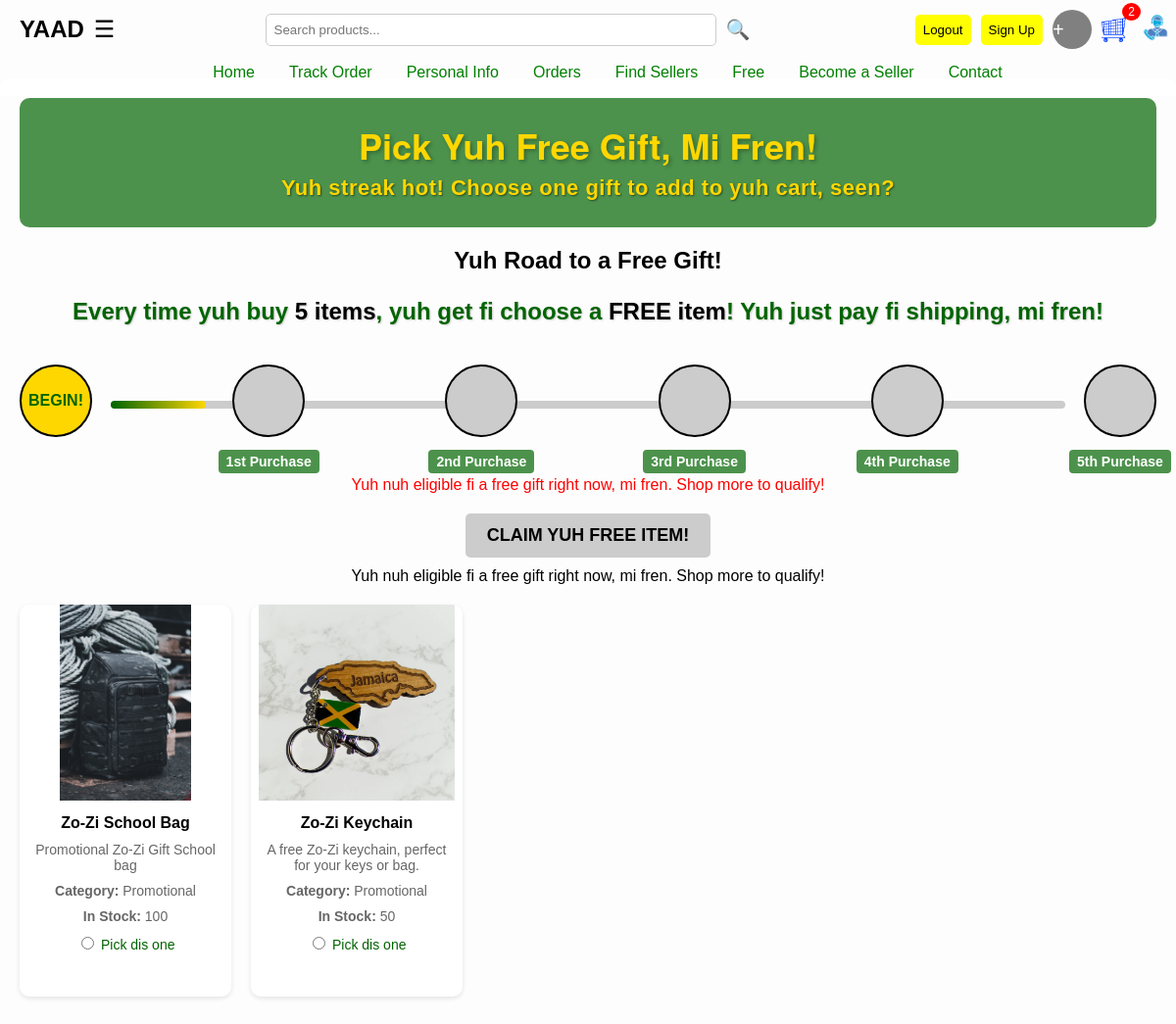
The page /free (signed in) on the database its author committed.
### tables this page shows
CREATE TABLE products (
            product_key TEXT PRIMARY KEY,
            name TEXT,
            price REAL,
            description TEXT,
            image_url TEXT,
            image_urls TEXT,
            shipping TEXT,
            brand TEXT,
            category TEXT,
            original_cost REAL,
            roi REAL,
            sizes TEXT,
            seller_email TEXT,
            sold INTEGER DEFAULT 0,
            clicks INTEGER DEFAULT 0,
            likes INTEGER DEFAULT 0,
            posted_date TEXT,
            amount INTEGER,
            FOREIGN KEY (seller_email) REFERENCES users(email)
        );

### app.py (the view)
@app.route('/free')
def free():
    if 'user' not in session:
        return redirect(url_for('login'))
    cart_data = get_cart_items()
    error = None
    with get_db() as conn:
        cursor = conn.cursor()
        cursor.execute('SELECT discount_applied, discount_used FROM users WHERE email = ?', (session['user']['email'],))
        user = cursor.fetchone()
        cursor.execute('SELECT * FROM products WHERE price = 0')
        gifts = [
            dict(row,
                 image_urls=json.loads(row['image_urls']),
                 sizes=json.loads(row['sizes'])
                 )
            for row in cursor.fetchall()
        ]
        if user['discount_used'] or not user['discount_applied']:
            error = "Yuh nuh eligible fi a free gift right now, mi fren. Shop more to qualify!"
        elif not gifts:
            error = "No free gifts deh yah right now, mi fren. Check back later, yuh hear!"
    return render_template(
        'free.html',
        gifts=gifts,
        error=error,
        cart_items=cart_data['items'],
        cart_total=cart_data['total'],
        discount=cart_data['discount'],
        user=session['user'],
        cart_item_count=cart_data['cart_item_count']
    )

### app.py (called while the page is built)
@app.context_processor
def inject_csrf_token():
    return dict(csrf_token=generate_csrf)

@app.context_processor
def inject_csrf_token():
    return dict(csrf_token=generate_csrf)

def get_db():
    conn = sqlite3.connect('zo-zi.db')
    conn.row_factory = sqlite3.Row
    return conn

@app.context_processor
def inject_messaging_links():
    messaging_links = {}
    if 'user' in session:
        if session['user'].get('is_seller'):
            messaging_links['seller_messages'] = url_for('seller_messages')
        else:
            messaging_links['buyer_messages'] = url_for('buyer_messages')
    return messaging_links

### templates/free.html (shortened to what this page needs)
<!DOCTYPE html>
<html lang="en">
<head>
</head>
<body>
    <div class="navbar">
        <div class="navbar-top">
            <div class="brand-container">
                <div class="brand"><a href="{{ url_for('index') }}">YAAD</a></div>
                <div class="menu-container">
                    <div class="menu-icon">☰</div>
                </div>
            </div>
            <div class="search-container">
                <input type="text" id="search" placeholder="Search products...">
                <span class="search-icon">🔍</span>
            </div>
            <div class="auth-container">
                {% if user %}
                    <button class="auth-buttons" onclick="window.location.href='{{ url_for('logout') }}'">Logout</button>
                {% else %}
                    <button class="auth-buttons" onclick="window.location.href='{{ url_for('login') }}'">Login</button>
                {% endif %}
                <button class="auth-buttons" onclick="window.location.href='{{ url_for('signup') }}'">Sign Up</button>
                <div class="profile" onclick="window.location.href='{{ url_for('profile' if user else 'login') }}'" title="{% if user and user.profile_picture %}Change Profile Picture{% elif user %}Add Profile Picture{% else %}Login to add profile{% endif %}">
                    {% if user and user.profile_picture %}
                        <img src="{{ url_for('static', filename=user.profile_picture) }}" alt="Profile">
                    {% else %}
                        <span style="font-size: 20px; color: white; line-height: 40px; background: gray; display: block; border-radius: 50%;">+</span>
                    {% endif %}
                </div>
                <div class="cart-icon">
                    <img src="{{ url_for('static', filename='cart icon 3.png') }}" alt="Cart">
                    <span class="cart-total">{{ cart_item_count }}</span>
                </div>
                <div class="contact-icon" onclick="window.location.href='{{ url_for('contact') }}'">
                    <img src="{{ url_for('static', filename='customer service.png') }}" alt="Customer Service">
                </div>
            </div>
        </div>
        <div class="nav-links">
            <a href="{{ url_for('index') }}">Home</a>
            <a href="{{ url_for('tracking') }}">Track Order</a>
            {% if user %}
                <a href="{{ url_for('personal_info') }}">Personal Info</a>
                <a href="{{ url_for('orders') }}">Orders</a>
            {% endif %}
            <a href="{{ url_for('find_sellers') }}">Find Sellers</a>
            <a href="{{ url_for('free') }}">Free</a>
            <a href="{{ url_for('seller_dashboard') }}">Become a Seller</a>
            <a href="{{ url_for('contact') }}">Contact</a>
        </div>
    </div>
    <div class="content-wrapper">
        <div class="marketplace-header">
            <h1>Pick Yuh Free Gift, Mi Fren!</h1>
            <p class="marketplace-subheader">Yuh streak hot! Choose one gift to add to yuh cart, seen?</p>
        </div>
        <div class="purchase-tracker">
            <h2>Yuh Road to a Free Gift!</h2>
            <p class="tracker-message">Every time yuh buy <span>5 items</span>, yuh get fi choose a <span>FREE item</span>! Yuh just pay fi shipping, mi fren!</p>
            <div class="tracker-container">
                <div class="progress-bar">
                    <div class="progress-fill" style="width: {{ (purchase_count | default(0.5)) * 20 }}%;"></div>
                </div>
                <div class="milestone begin">BEGIN!</div>
                <div class="milestone {{ 'completed' if (purchase_count | default(0.5)) >= 1 }}" data-milestone="1">
                    <span class="milestone-label">1st Purchase</span>
                </div>
                <div class="milestone {{ 'completed' if (purchase_count | default(0.5)) >= 2 }}" data-milestone="2">
                    <span class="milestone-label">2nd Purchase</span>
                </div>
                <div class="milestone {{ 'completed' if (purchase_count | default(0.5)) >= 3 }}" data-milestone="3">
                    <span class="milestone-label">3rd Purchase</span>
                </div>
                <div class="milestone {{ 'completed' if (purchase_count | default(0.5)) >= 4 }}" data-milestone="4">
                    <span class="milestone-label">4th Purchase</span>
                </div>
                <div class="milestone {{ 'completed' if (purchase_count | default(0.5)) >= 5 }}" data-milestone="5">
                    <span class="milestone-label">5th Purchase</span>
                </div>
            </div>
        </div>
        {% if error %}
            <p class="error">{{ error }}</p>
        {% endif %}
        <form method="POST" action="{{ url_for('select_gift') }}">
            <button type="submit" class="select-button" {{ 'disabled' if (purchase_count | default(0.5)) < 5 }}>CLAIM YUH FREE ITEM!</button>
            {% if (purchase_count | default(0.5)) < 5 %}
                <p class="ineligible-message">Yuh nuh eligible fi a free gift right now, mi fren. Shop more to qualify!</p>
            {% endif %}
            <div class="gifts-container">
                {% if gifts %}
                    {% for gift in gifts %}
                        <div class="gift-card">
                            <img src="{{ url_for('static', filename=gift.image_url) }}" alt="{{ gift.name }}" onerror="this.src='{{ url_for('static', filename='placeholder.jpg') }}'">
                            <h3>{{ gift.name }}</h3>
                            <p>{{ gift.description }}</p>
                            <p><strong>Category:</strong> {{ gift.category }}</p>
                            <p><strong>In Stock:</strong> {{ gift.amount }}</p>
                            <div class="form-check">
                                <input class="form-check-input" type="radio" name="gift_key" id="gift_{{ gift.product_key }}" value="{{ gift.product_key }}" required>
                                <label class="form-check-label" for="gift_{{ gift.product_key }}">Pick dis one</label>
                            </div>
                        </div>
                    {% endfor %}
                {% else %}
                    {% if not error %}
                        <p class="error">Complete di 5 purchase and choose any of the free product available</p>
                    {% endif %}
                {% endif %}
            </div>
        </form>
    </div>
</body>
</html>

### rows shown on the page
products: image_url (picture), name "Zo-Zi School Bag", description "Promotional Zo-Zi Gift School bag", category "Promotional", amount "100"
products: image_url (picture), name "Zo-Zi Keychain", description "A free Zo-Zi keychain, perfect for your keys or bag.", category "Promotional", amount "50"

### other values the page prints
{{ cart_item_count }} "2"
{{ error }} "Yuh nuh eligible fi a free gift right now, mi fren. Shop more to qualify!"
